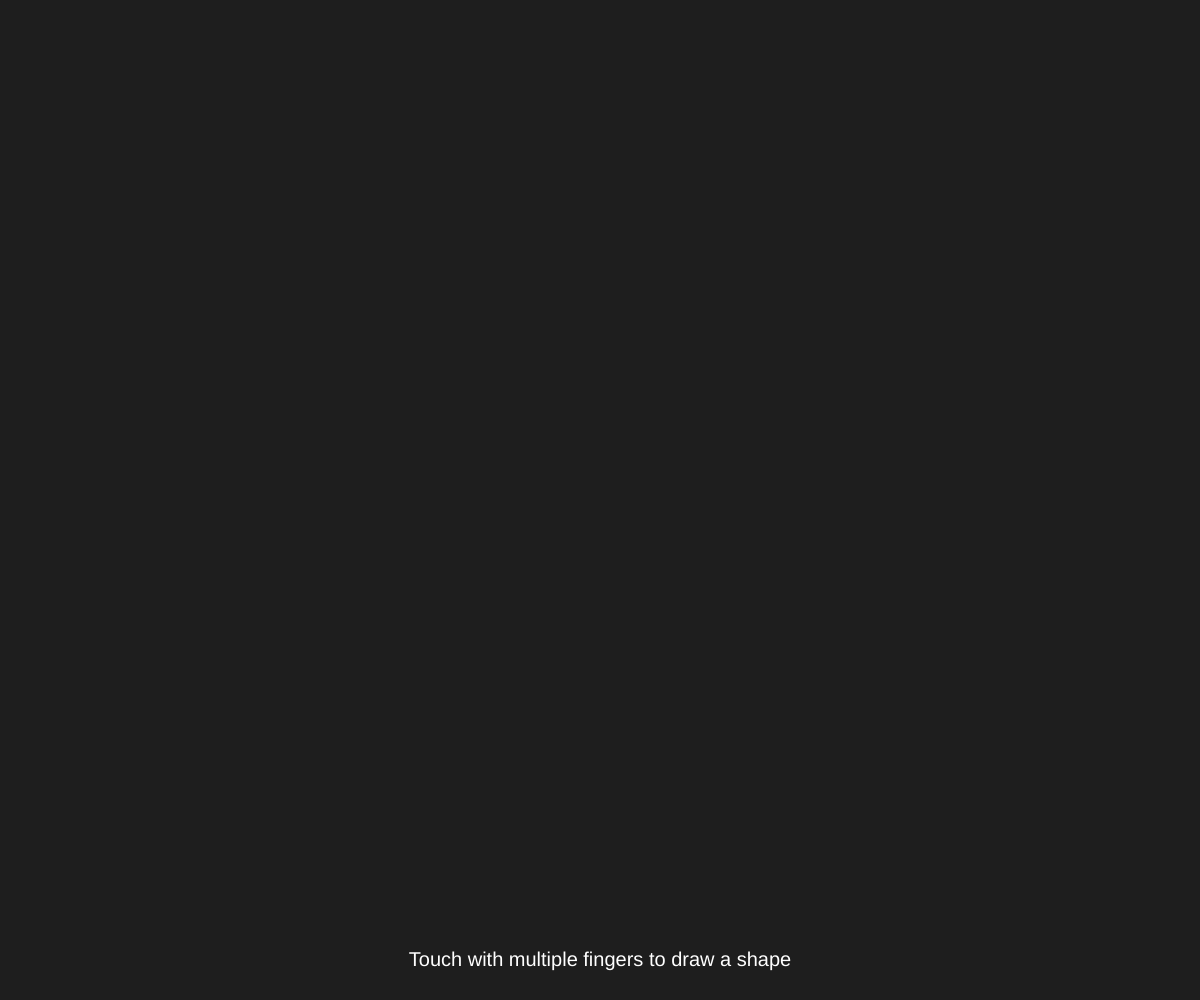
Frame 1 (no input)
Frame 60 (no input): identical to frame 1, image omitted
Frame 120 (the mouse pressed at the canvas centre since frame 60): identical to frame 1, image omitted

The p5.js sketch that drew this single still picture (run headless with seeded random() and noise() and a simulated clock; from frame 60 on, the mouse is pressed at the canvas centre):

// p5.js sketch
// ── sketch.js
let lastShape = [];   // Real-time shape points
let finalShape = [];  // Last confirmed shape
let prevTouches = 0;  // Number of touches in the previous frame

function setup() {
  createCanvas(windowWidth, windowHeight);
}

function draw() {
  background(30);

  // Draw the last confirmed shape
  if (finalShape.length > 1) {
    stroke(0, 200, 255);
    strokeWeight(3);
    fill(0, 150, 200, 100); // Semi-transparent fill
    beginShape();
    for (let pt of finalShape) {
      vertex(pt.x, pt.y);
      ellipse(pt.x, pt.y, 30); // Show points
    }
    endShape(CLOSE);
  }

  // Draw the current real-time shape from touches
  if (touches.length > 0) {
    stroke(255, 200, 0);
    strokeWeight(3);
    noFill();
    beginShape();
    for (let t of touches) {
      vertex(t.x, t.y);
      ellipse(t.x, t.y, 30);
    }
    endShape(CLOSE);
  }

  // Display instruction text
  noStroke();
  fill(255);
  textAlign(CENTER, CENTER);
  textSize(20);
  text("Touch with multiple fingers to draw a shape", width / 2, height - 40);

  // Logic: check changes in the number of touches
  if (touches.length >= prevTouches) {
    // Touches are stable or increasing → update lastShape
    lastShape = [];
    for (let t of touches) {
      lastShape.push({ x: t.x, y: t.y });
    }
    prevTouches = touches.length;
  } else if (touches.length < prevTouches) {
    // Touch count decreased → save the last shape
    finalShape = [...lastShape];
    prevTouches = touches.length;
  }
}

function touchStarted() {
  return false; // Prevent default behavior (e.g. scrolling)
}

function touchEnded() {
  return false;
}

function windowResized() {
  resizeCanvas(windowWidth, windowHeight);
}
